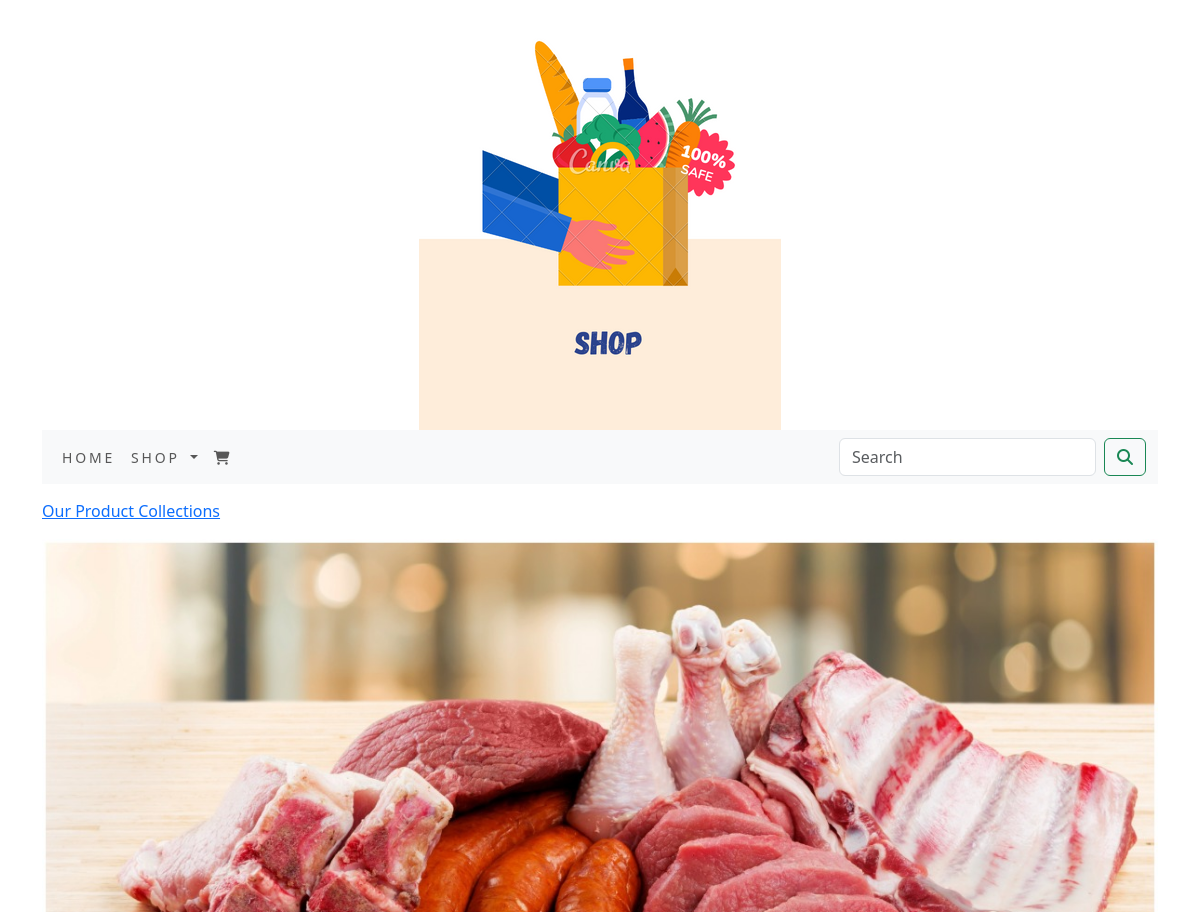
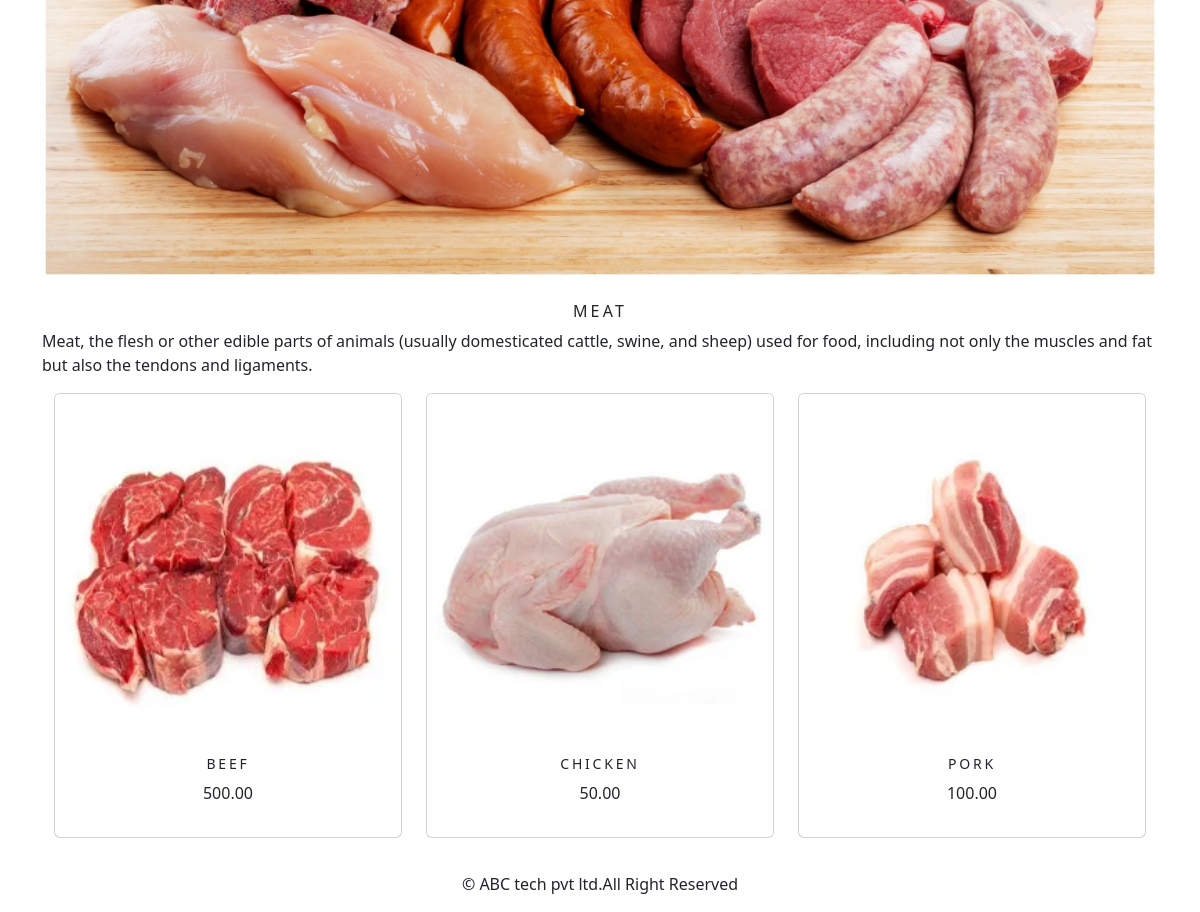
Screenshot of /shop/meat/ with the database file from the repository (2 pictures, top to bottom).
### shop/models.py (models this page shows, shortened)
class Category(models.Model):
    name=models.CharField(max_length=250,unique=True)
    slug=models.SlugField(max_length=250,unique=True)
    description=models.TextField(blank=True)
    image=models.ImageField(upload_to='category',blank=True)
    class Meta:
        ordering=('name',)
        verbose_name='category'
        verbose_name_plural='categories'
    def get_url(self):
        return reverse('shop:product_by_category',args=[self.slug])

class Product(models.Model):
    name=models.CharField(max_length=250,unique=True)
    slug = models.SlugField(max_length=250, unique=True)
    description = models.TextField(blank=True)
    price=models.DecimalField(max_digits=10,decimal_places=2)
    category=models.ForeignKey(Category,on_delete=models.CASCADE)
    image = models.ImageField(upload_to='product', blank=True)
    stock=models.IntegerField()
    available=models.BooleanField(default=True)
    created=models.DateTimeField(auto_now_add=True)
    updated=models.DateTimeField(auto_now=True)
    def get_url(self):
        return reverse('shop:prodCatdetail',args=[self.category.slug,self.slug])
    class Meta:
        ordering=('name',)
        verbose_name='product'
        verbose_name_plural='products'

### shop/views.py (the view)
# urls.py: path('', views.allProdCat, name='allProdCat'),
def allProdCat(request,c_slug=None):
    c_page=None
    products_list=None
    if c_slug!=None:
        c_page=get_object_or_404(Category,slug=c_slug)
        products_list=Product.objects.all().filter(category=c_page,available=True)
    else:
        products_list=Product.objects.all().filter(available=True)
    paginator=Paginator(products_list,6)
    try:
        page=int(request.GET.get('page','1'))
    except:
        page=1
    try:
        products=paginator.page(page)
    except (EmptyPage,InvalidPage):
        products=paginator.page(paginator.num_pages)
    return render(request,"category.html",{'category':c_page ,'products':products })

### shop/context_processors.py (called while the page is built)
def menu_links(request):
    links=Category.objects.all()
    return dict(links=links)

### templates/category.html (shortened to what this page needs)
{% extends 'base.html' %}
{% load static %}
{% block content %}
{% if category %}
     <div>
         <div class="row my_row_class">
             <div class="mx-auto">
             <p><a href="{% url 'shop:allProdCat' %}">Our Product Collections</a> </p>
         </div>
             </div>
     </div>
{% endif %}
<div class="mx_auto">
    {% if category %}
    <img class="my_image" src="{{category.image.url}}" alt="{{category.name}}">
</div>
<br>
<div>
    <h1 class="text-center my_title">{{category.name}}</h1>
    <p class="text-justify">{{category.description}}</p>
</div>
     {% endif %}
<div class="container">
    <div class="row mx_auto">
        {% for product in products.object_list %}
        <div class="my_bottom_margin col-9 col-sm-12 col-md-4 col-md-12 col-lg-4">
            <div class="card text-center" style="min-width:18rem;">
                <a href="{{product.get_url}}"><img class="card-img-top my_image" src="{{product.image.url}}" alt="{{product.name}}"> </a>
                <div class="card-body">
                    <h4>{{product.name}}</h4>
                    <p>{{product.price}}</p>
                </div>
            </div>
        </div>
        {% endfor %}
    </div>
    <br>
</div>
{% endblock %}

### static/css/custom.css (style rules this page uses)
body { font-family: 'Roboto', sans-serif; }
.my_row_class { padding-top:15px; }
.my_image { width:100%; height:auto; }
.my_title { font-size:16px; text-transform :uppercase; letter-spacing:.2em; }
.my_bottom_margin { margin-bottom:10px; }
.card-body h4 { font-size:14px; text-transform :uppercase; letter-spacing:.2em; }

### rows the page displays
Category: image (picture), name "MEAT", description "Meat, the flesh or other edible parts of animals (usually domesticated cattle, swine, and sheep) used for food, including not only the muscles and fat but also the tendons and ligaments."
Product: image (picture), name "BEEF", price "500.00"
Product: image (picture), name "CHICKEN", price "50.00"
Product: image (picture), name "PORK", price "100.00"
